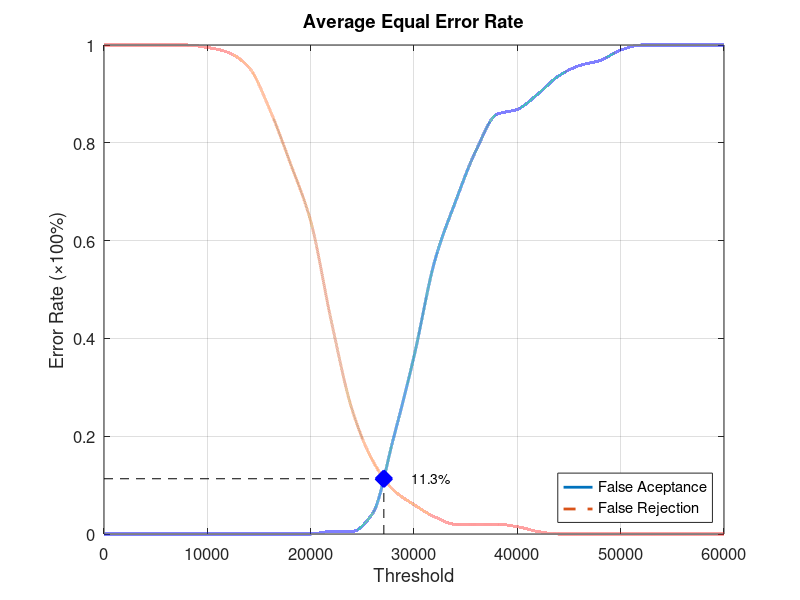
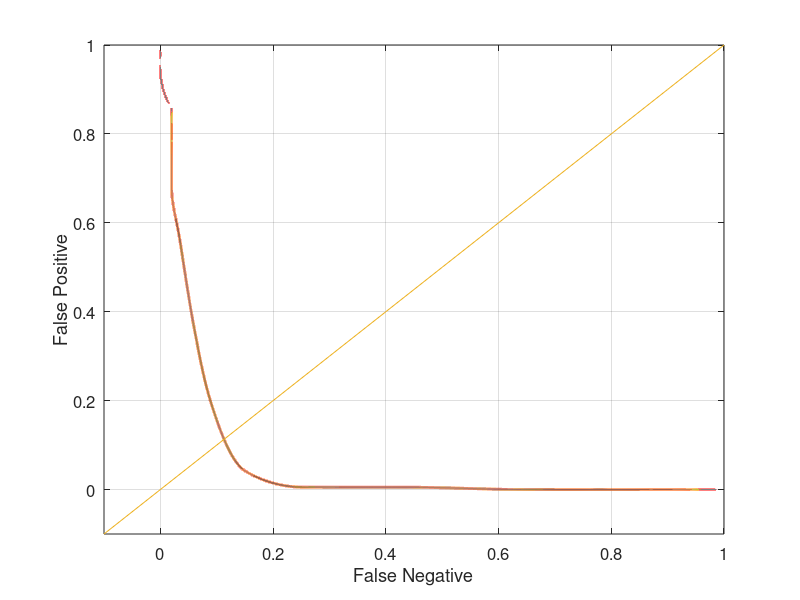

These figures' MATLAB source, in order:
function yEER = Database4_4
close all;
clear;
clc;
x = 0:2000:60000;
xq = 0:0.5:60000;

y0 = [0 0 0 0 0 0 0 0 0 0 0 0.00526316 0.00526316 0.0421053 0.194737 0.363158 0.557895 0.678947 0.784211 0.857895 0.868421 0.9 0.936842 0.957895 0.968421 0.989474 1 1 1 1 1];
yy0 = interp1(x, y0, xq, 'pchip');
y1 = [1 1 1 1 1 0.995 0.985 0.955 0.87 0.76 0.64 0.435 0.255 0.15 0.09 0.06 0.035 0.02 0.02 0.02 0.015 0.005 0 0 0 0 0 0 0 0 0];
yy1 = interp1(x, y1, xq, 'pchip');

% Calculating EER: 
y2 = abs(y0 - y1);
find(y2 == min(y2))
yy2 = abs(yy0 - yy1);
xEER = find(yy2 == min(yy2));
xEERIndex = xq(xEER) % X-axis EER
yEER = yy0(xEER) % Y-axis EER

main = figure
plot(xq, yy0,'-','LineWidth', 2);	hold on
plot(xq, yy1,'--','LineWidth', 2);	hold on
plot([xEERIndex xEERIndex], [0 yEER], 'k--');	hold on
plot([0 xEERIndex], [yEER yEER], 'k--');	hold on
plot(xEERIndex, yEER, 'bx', 'LineWidth', 10);	hold on
text(xEERIndex + 10 * xEERIndex / 100, yEER, [num2str(round((10000 * yEER)) / 100) '%'])
legend('False Aceptance', 'False Rejection', 'Location', 'SouthEast')
xlabel('Threshold')
ylabel('Error Rate (\times100%)')
title('Average Equal Error Rate')
set(gca, 'FontSize', 12)
axis([0 60000 0 1])
grid on

print(main, 'Database4_4Main', '-dpng');
FNRxFPR = figure('Color', [1 1 1]);
plot(yy1, yy0, '-', yy1, yy0, 'LineWidth', 2);
hold on
y = -0.1:0.1:1
plot(y, y); 
set(gca, 'FontSize', 12)
xlabel('False Negative')
ylabel('False Positive')
axis([-0.1 1 -0.1 1])
set(gca, 'FontSize', 12)
grid on

print(FNRxFPR, 'Database4_4FNRxFPR','-dpng');
end
